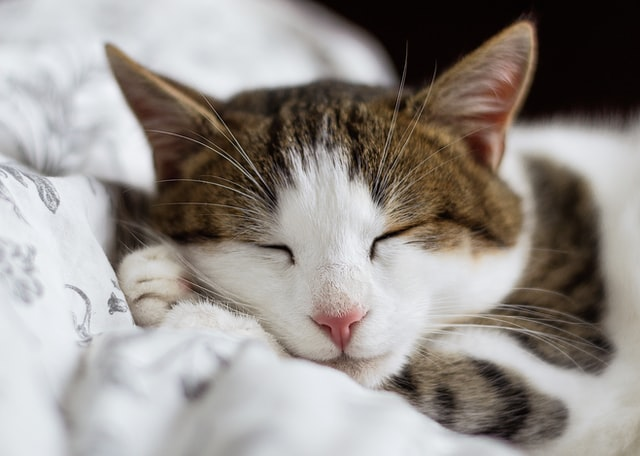
#> input picture Photos/Cat.jpeg, 640 x 456 px, found by its file name
$ python thresh.py
#> lines starting #> are read from the running program, lines starting #| are printed output that depends on the picture; after the words box and inside, x2 and y2 are one past the last pixel; in counts of white or black regions, pixels touching at a corner belong together
import cv2 as cv
import numpy as np

img = cv.imread('/Users/nirmanpatel36/Documents/OpenCV/Photos/Cat.jpeg')
#> img is the input picture: shape (456, 640, 3); mean B, G, R 141, 145.5, 151.2
cv.imshow('Cat', img)

#Grayscaling
gray = cv.cvtColor(img, cv.COLOR_BGR2GRAY)
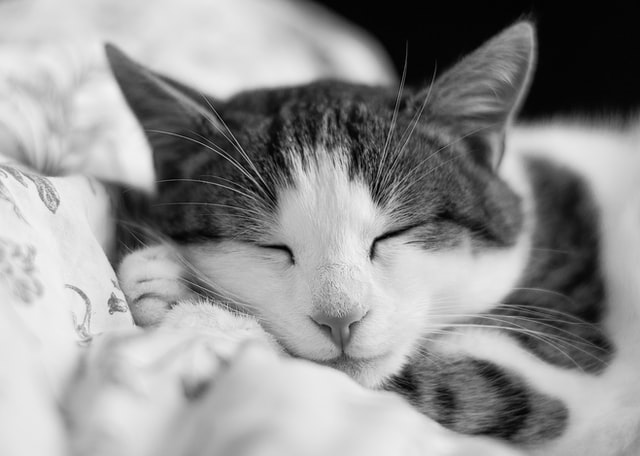
#> gray: shape (456, 640); min 1, max 244, mean 146.7
cv.imshow('Gray', gray)

#simple thresholding
threshold, thresh = cv.threshold(gray, 150, 255, cv.THRESH_BINARY)
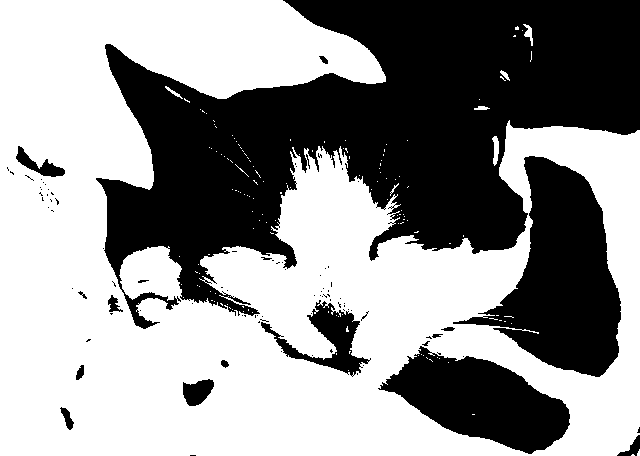
#> thresh: shape (456, 640); 57.7% white; 93 black regions (77 under 20 px), largest, box (x1, y1, x2, y2) and area: (96, 0, 640, 329) 89412, (453, 156, 621, 377) 18065, (378, 346, 570, 454) 11164
cv.imshow('Simple Thresholded', thresh)

#inverse thresholding
threshold, thresh_inv = cv.threshold(gray, 150, 255, cv.THRESH_BINARY_INV)
cv.imshow('Inverse Thresholded', thresh_inv)

#adaptive thresholding (mean or gaussian)
adaptive_thresh = cv.adaptiveThreshold(gray, 255, cv.ADAPTIVE_THRESH_GAUSSIAN_C, cv.THRESH_BINARY, 11, 1)
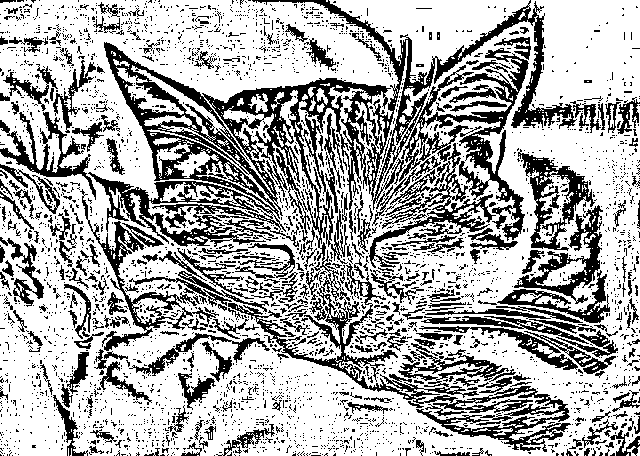
#> adaptive_thresh: shape (456, 640); 67.8% white; 3399 black regions (3077 under 20 px), largest, box (x1, y1, x2, y2) and area: (88, 0, 577, 408) 28690, (399, 48, 529, 241) 5189, (416, 386, 571, 452) 2991
cv.imshow('Adaptive Thresholded', adaptive_thresh)

cv.waitKey(0)

$ run again, with Photos/Black&White.jpeg copied over Photos/Cat.jpeg
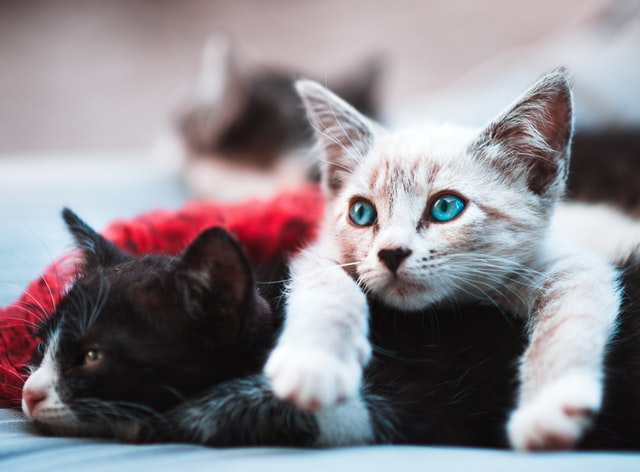
#> input picture Photos/Black&White.jpeg, 640 x 472 px, found by its file name
#> img is the input picture: shape (472, 640, 3); mean B, G, R 139.4, 133.7, 140.1
#> `threshold, thresh = cv.threshold(gray, 150, 255, cv.THRESH_BINARY)`:
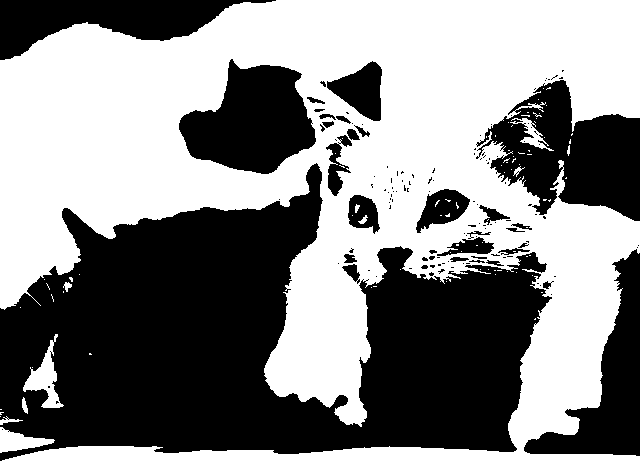
#> thresh: shape (472, 640); 53.6% white; 135 black regions (103 under 20 px), largest, box (x1, y1, x2, y2) and area: (0, 163, 552, 461) 93954, (476, 80, 640, 221) 12786, (179, 59, 316, 174) 10009
#> `adaptive_thresh = cv.adaptiveThreshold(gray, 255, cv.ADAPTIVE_THRESH_G..`:
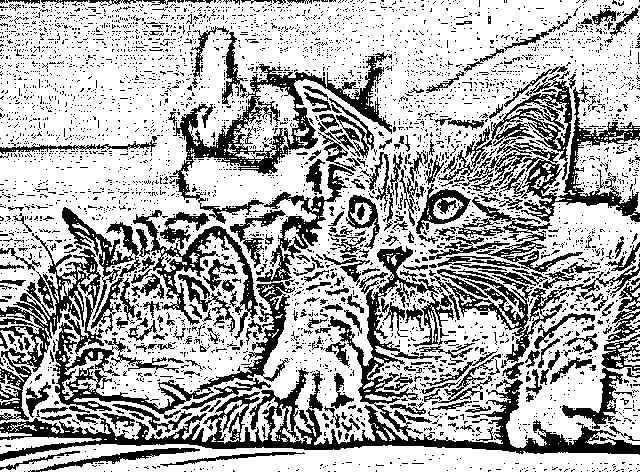
#> adaptive_thresh: shape (472, 640); 68.7% white; 4184 black regions (3899 under 20 px), largest, box (x1, y1, x2, y2) and area: (0, 246, 640, 461) 15501, (0, 233, 295, 421) 10216, (173, 32, 392, 224) 6981
